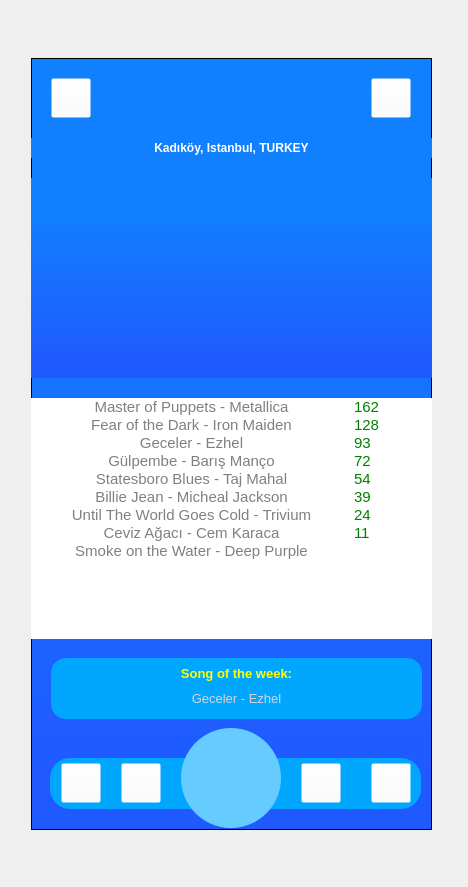
<?xml version="1.0" encoding="UTF-8"?>
<ui version="4.0">
 <class>MAIN</class>
 <widget class="QWidget" name="MAIN">
  <property name="geometry">
   <rect>
    <x>0</x>
    <y>0</y>
    <width>468</width>
    <height>887</height>
   </rect>
  </property>
  <property name="minimumSize">
   <size>
    <width>468</width>
    <height>887</height>
   </size>
  </property>
  <property name="maximumSize">
   <size>
    <width>468</width>
    <height>887</height>
   </size>
  </property>
  <property name="windowTitle">
   <string>Apollo</string>
  </property>
  <widget class="QLabel" name="label">
   <property name="geometry">
    <rect>
     <x>0</x>
     <y>0</y>
     <width>463</width>
     <height>901</height>
    </rect>
   </property>
   <property name="minimumSize">
    <size>
     <width>463</width>
     <height>901</height>
    </size>
   </property>
   <property name="maximumSize">
    <size>
     <width>463</width>
     <height>901</height>
    </size>
   </property>
   <property name="text">
    <string/>
   </property>
   <property name="pixmap">
    <pixmap>img/phone.png</pixmap>
   </property>
   <property name="scaledContents">
    <bool>true</bool>
   </property>
  </widget>
  <widget class="QFrame" name="homeFrame">
   <property name="geometry">
    <rect>
     <x>31</x>
     <y>58</y>
     <width>401</width>
     <height>772</height>
    </rect>
   </property>
   <property name="styleSheet">
    <string notr="true">background: qlineargradient(spread:pad, x1:0, y1:1, x2:0, y2:0, stop:0.0738636 #205AFF, stop:0.840909 #1180FF);</string>
   </property>
   <property name="frameShape">
    <enum>QFrame::StyledPanel</enum>
   </property>
   <property name="frameShadow">
    <enum>QFrame::Raised</enum>
   </property>
   <widget class="QPushButton" name="settingsBut">
    <property name="geometry">
     <rect>
      <x>20</x>
      <y>20</y>
      <width>40</width>
      <height>40</height>
     </rect>
    </property>
    <property name="styleSheet">
     <string notr="true">background-color: rgba(255, 255, 255, 0);</string>
    </property>
    <property name="text">
     <string/>
    </property>
    <property name="icon">
     <iconset>
      <normaloff>img/settings.png</normaloff>img/settings.png</iconset>
    </property>
    <property name="iconSize">
     <size>
      <width>30</width>
      <height>30</height>
     </size>
    </property>
   </widget>
   <widget class="QPushButton" name="profileBut">
    <property name="geometry">
     <rect>
      <x>340</x>
      <y>20</y>
      <width>40</width>
      <height>40</height>
     </rect>
    </property>
    <property name="styleSheet">
     <string notr="true">background-color: rgba(255, 255, 255, 0);</string>
    </property>
    <property name="text">
     <string/>
    </property>
    <property name="icon">
     <iconset>
      <normaloff>img/user.png</normaloff>img/user.png</iconset>
    </property>
    <property name="iconSize">
     <size>
      <width>30</width>
      <height>30</height>
     </size>
    </property>
   </widget>
   <widget class="QPushButton" name="musicBut">
    <property name="geometry">
     <rect>
      <x>150</x>
      <y>670</y>
      <width>100</width>
      <height>100</height>
     </rect>
    </property>
    <property name="styleSheet">
     <string notr="true">background-color: #66CCFF;
border:0px;
border-radius:50px;</string>
    </property>
    <property name="text">
     <string/>
    </property>
    <property name="icon">
     <iconset>
      <normaloff>img/sign.png</normaloff>img/sign.png</iconset>
    </property>
    <property name="iconSize">
     <size>
      <width>60</width>
      <height>60</height>
     </size>
    </property>
   </widget>
   <widget class="QLabel" name="botBackLabel">
    <property name="geometry">
     <rect>
      <x>19</x>
      <y>700</y>
      <width>371</width>
      <height>51</height>
     </rect>
    </property>
    <property name="styleSheet">
     <string notr="true">background-color: #01A7FF;
border:0px;
border-radius:20px;</string>
    </property>
    <property name="text">
     <string/>
    </property>
   </widget>
   <widget class="QPushButton" name="worldBut">
    <property name="geometry">
     <rect>
      <x>340</x>
      <y>705</y>
      <width>40</width>
      <height>40</height>
     </rect>
    </property>
    <property name="styleSheet">
     <string notr="true">background-color: rgba(255, 255, 255, 0);</string>
    </property>
    <property name="text">
     <string/>
    </property>
    <property name="icon">
     <iconset>
      <normaloff>img/world.png</normaloff>img/world.png</iconset>
    </property>
    <property name="iconSize">
     <size>
      <width>35</width>
      <height>35</height>
     </size>
    </property>
   </widget>
   <widget class="QPushButton" name="likeBut">
    <property name="geometry">
     <rect>
      <x>30</x>
      <y>705</y>
      <width>40</width>
      <height>40</height>
     </rect>
    </property>
    <property name="styleSheet">
     <string notr="true">background-color: rgba(255, 255, 255, 0);</string>
    </property>
    <property name="text">
     <string/>
    </property>
    <property name="icon">
     <iconset>
      <normaloff>img/liked.png</normaloff>img/liked.png</iconset>
    </property>
    <property name="iconSize">
     <size>
      <width>35</width>
      <height>35</height>
     </size>
    </property>
   </widget>
   <widget class="QLabel" name="mapLabel">
    <property name="geometry">
     <rect>
      <x>0</x>
      <y>120</y>
      <width>401</width>
      <height>200</height>
     </rect>
    </property>
    <property name="text">
     <string/>
    </property>
    <property name="pixmap">
     <pixmap>img/gps.png</pixmap>
    </property>
    <property name="scaledContents">
     <bool>true</bool>
    </property>
   </widget>
   <widget class="QPushButton" name="friendsBut">
    <property name="geometry">
     <rect>
      <x>90</x>
      <y>705</y>
      <width>40</width>
      <height>40</height>
     </rect>
    </property>
    <property name="styleSheet">
     <string notr="true">background-color: rgba(255, 255, 255, 0);</string>
    </property>
    <property name="text">
     <string/>
    </property>
    <property name="icon">
     <iconset>
      <normaloff>img/friend.png</normaloff>img/friend.png</iconset>
    </property>
    <property name="iconSize">
     <size>
      <width>35</width>
      <height>35</height>
     </size>
    </property>
   </widget>
   <widget class="QPushButton" name="routeBut">
    <property name="geometry">
     <rect>
      <x>270</x>
      <y>705</y>
      <width>40</width>
      <height>40</height>
     </rect>
    </property>
    <property name="styleSheet">
     <string notr="true">background-color: rgba(255, 255, 255, 0);</string>
    </property>
    <property name="text">
     <string/>
    </property>
    <property name="icon">
     <iconset>
      <normaloff>img/Route.png</normaloff>img/Route.png</iconset>
    </property>
    <property name="iconSize">
     <size>
      <width>35</width>
      <height>35</height>
     </size>
    </property>
   </widget>
   <widget class="QListWidget" name="songNameList">
    <property name="geometry">
     <rect>
      <x>0</x>
      <y>340</y>
      <width>321</width>
      <height>241</height>
     </rect>
    </property>
    <property name="font">
     <font>
      <family>Yu Gothic UI</family>
      <pointsize>11</pointsize>
     </font>
    </property>
    <property name="styleSheet">
     <string notr="true">background:white;
color:gray;
border:0px;</string>
    </property>
    <property name="verticalScrollBarPolicy">
     <enum>Qt::ScrollBarAlwaysOff</enum>
    </property>
    <property name="horizontalScrollBarPolicy">
     <enum>Qt::ScrollBarAlwaysOff</enum>
    </property>
    <property name="iconSize">
     <size>
      <width>15</width>
      <height>15</height>
     </size>
    </property>
    <property name="movement">
     <enum>QListView::Static</enum>
    </property>
    <property name="flow">
     <enum>QListView::TopToBottom</enum>
    </property>
    <property name="isWrapping" stdset="0">
     <bool>false</bool>
    </property>
    <property name="viewMode">
     <enum>QListView::ListMode</enum>
    </property>
    <property name="uniformItemSizes">
     <bool>false</bool>
    </property>
    <property name="wordWrap">
     <bool>false</bool>
    </property>
    <property name="selectionRectVisible">
     <bool>false</bool>
    </property>
    <property name="sortingEnabled">
     <bool>false</bool>
    </property>
    <item>
     <property name="text">
      <string>Master of Puppets - Metallica</string>
     </property>
     <property name="textAlignment">
      <set>AlignCenter</set>
     </property>
    </item>
    <item>
     <property name="text">
      <string>Fear of the Dark - Iron Maiden</string>
     </property>
     <property name="textAlignment">
      <set>AlignCenter</set>
     </property>
    </item>
    <item>
     <property name="text">
      <string>Geceler - Ezhel</string>
     </property>
     <property name="textAlignment">
      <set>AlignCenter</set>
     </property>
     <property name="background">
      <brush brushstyle="NoBrush">
       <color alpha="255">
        <red>0</red>
        <green>0</green>
        <blue>0</blue>
       </color>
      </brush>
     </property>
    </item>
    <item>
     <property name="text">
      <string>Gülpembe - Barış Manço</string>
     </property>
     <property name="textAlignment">
      <set>AlignCenter</set>
     </property>
    </item>
    <item>
     <property name="text">
      <string>Statesboro Blues - Taj Mahal</string>
     </property>
     <property name="textAlignment">
      <set>AlignCenter</set>
     </property>
    </item>
    <item>
     <property name="text">
      <string>Billie Jean - Micheal Jackson</string>
     </property>
     <property name="textAlignment">
      <set>AlignCenter</set>
     </property>
    </item>
    <item>
     <property name="text">
      <string>Until The World Goes Cold - Trivium</string>
     </property>
     <property name="textAlignment">
      <set>AlignCenter</set>
     </property>
    </item>
    <item>
     <property name="text">
      <string>Ceviz Ağacı - Cem Karaca</string>
     </property>
     <property name="textAlignment">
      <set>AlignCenter</set>
     </property>
    </item>
    <item>
     <property name="text">
      <string>Smoke on the Water - Deep Purple</string>
     </property>
     <property name="textAlignment">
      <set>AlignCenter</set>
     </property>
    </item>
   </widget>
   <widget class="QListWidget" name="songOptList">
    <property name="geometry">
     <rect>
      <x>370</x>
      <y>340</y>
      <width>31</width>
      <height>241</height>
     </rect>
    </property>
    <property name="font">
     <font>
      <family>Yu Gothic UI</family>
      <pointsize>11</pointsize>
     </font>
    </property>
    <property name="styleSheet">
     <string notr="true">background:white;
color:gray;
border:0px;</string>
    </property>
    <property name="iconSize">
     <size>
      <width>15</width>
      <height>15</height>
     </size>
    </property>
    <property name="movement">
     <enum>QListView::Static</enum>
    </property>
    <property name="flow">
     <enum>QListView::TopToBottom</enum>
    </property>
    <property name="isWrapping" stdset="0">
     <bool>false</bool>
    </property>
    <property name="viewMode">
     <enum>QListView::ListMode</enum>
    </property>
    <property name="uniformItemSizes">
     <bool>false</bool>
    </property>
    <property name="wordWrap">
     <bool>false</bool>
    </property>
    <property name="selectionRectVisible">
     <bool>false</bool>
    </property>
    <property name="sortingEnabled">
     <bool>false</bool>
    </property>
    <item>
     <property name="text">
      <string/>
     </property>
     <property name="icon">
      <iconset>
       <normaloff>img/options.png</normaloff>img/options.png</iconset>
     </property>
    </item>
    <item>
     <property name="text">
      <string/>
     </property>
     <property name="icon">
      <iconset>
       <normaloff>img/options.png</normaloff>img/options.png</iconset>
     </property>
    </item>
    <item>
     <property name="text">
      <string/>
     </property>
     <property name="icon">
      <iconset>
       <normaloff>img/options.png</normaloff>img/options.png</iconset>
     </property>
    </item>
    <item>
     <property name="text">
      <string/>
     </property>
     <property name="icon">
      <iconset>
       <normaloff>img/options.png</normaloff>img/options.png</iconset>
     </property>
    </item>
    <item>
     <property name="text">
      <string/>
     </property>
     <property name="icon">
      <iconset>
       <normaloff>img/options.png</normaloff>img/options.png</iconset>
     </property>
    </item>
    <item>
     <property name="text">
      <string/>
     </property>
     <property name="icon">
      <iconset>
       <normaloff>img/options.png</normaloff>img/options.png</iconset>
     </property>
    </item>
    <item>
     <property name="text">
      <string/>
     </property>
     <property name="icon">
      <iconset>
       <normaloff>img/options.png</normaloff>img/options.png</iconset>
     </property>
    </item>
    <item>
     <property name="text">
      <string/>
     </property>
     <property name="icon">
      <iconset>
       <normaloff>img/options.png</normaloff>img/options.png</iconset>
     </property>
    </item>
   </widget>
   <widget class="QListWidget" name="songCountList">
    <property name="geometry">
     <rect>
      <x>320</x>
      <y>340</y>
      <width>51</width>
      <height>241</height>
     </rect>
    </property>
    <property name="font">
     <font>
      <family>Yu Gothic UI</family>
      <pointsize>11</pointsize>
     </font>
    </property>
    <property name="styleSheet">
     <string notr="true">background:white;
color:green;
border:0px;</string>
    </property>
    <property name="iconSize">
     <size>
      <width>15</width>
      <height>15</height>
     </size>
    </property>
    <property name="movement">
     <enum>QListView::Static</enum>
    </property>
    <property name="flow">
     <enum>QListView::TopToBottom</enum>
    </property>
    <property name="isWrapping" stdset="0">
     <bool>false</bool>
    </property>
    <property name="viewMode">
     <enum>QListView::ListMode</enum>
    </property>
    <property name="uniformItemSizes">
     <bool>false</bool>
    </property>
    <property name="wordWrap">
     <bool>false</bool>
    </property>
    <property name="selectionRectVisible">
     <bool>false</bool>
    </property>
    <property name="sortingEnabled">
     <bool>false</bool>
    </property>
    <item>
     <property name="text">
      <string>162</string>
     </property>
    </item>
    <item>
     <property name="text">
      <string>128</string>
     </property>
    </item>
    <item>
     <property name="text">
      <string>93</string>
     </property>
    </item>
    <item>
     <property name="text">
      <string>72</string>
     </property>
    </item>
    <item>
     <property name="text">
      <string>54</string>
     </property>
    </item>
    <item>
     <property name="text">
      <string>39</string>
     </property>
    </item>
    <item>
     <property name="text">
      <string>24</string>
     </property>
    </item>
    <item>
     <property name="text">
      <string>11</string>
     </property>
    </item>
   </widget>
   <widget class="QLabel" name="locLabel">
    <property name="geometry">
     <rect>
      <x>0</x>
      <y>80</y>
      <width>401</width>
      <height>20</height>
     </rect>
    </property>
    <property name="font">
     <font>
      <family>Microsoft YaHei UI</family>
      <weight>75</weight>
      <bold>true</bold>
     </font>
    </property>
    <property name="styleSheet">
     <string notr="true">color:white;
background:#1180FF;</string>
    </property>
    <property name="text">
     <string>Kadıköy, Istanbul, TURKEY</string>
    </property>
    <property name="alignment">
     <set>Qt::AlignCenter</set>
    </property>
   </widget>
   <widget class="QLabel" name="weekBackLabel">
    <property name="geometry">
     <rect>
      <x>20</x>
      <y>600</y>
      <width>371</width>
      <height>61</height>
     </rect>
    </property>
    <property name="styleSheet">
     <string notr="true">background: #01A7FF;
border-radius:15px;</string>
    </property>
    <property name="text">
     <string/>
    </property>
   </widget>
   <widget class="QLabel" name="songWeekLabel">
    <property name="geometry">
     <rect>
      <x>20</x>
      <y>600</y>
      <width>371</width>
      <height>31</height>
     </rect>
    </property>
    <property name="font">
     <font>
      <family>Microsoft YaHei UI</family>
      <pointsize>10</pointsize>
      <weight>75</weight>
      <bold>true</bold>
     </font>
    </property>
    <property name="styleSheet">
     <string notr="true">background: rgb(0,0,0,0);
color:yellow;</string>
    </property>
    <property name="text">
     <string>Song of the week:</string>
    </property>
    <property name="alignment">
     <set>Qt::AlignCenter</set>
    </property>
   </widget>
   <widget class="QLabel" name="weekSongLabel">
    <property name="geometry">
     <rect>
      <x>20</x>
      <y>630</y>
      <width>371</width>
      <height>20</height>
     </rect>
    </property>
    <property name="font">
     <font>
      <pointsize>10</pointsize>
     </font>
    </property>
    <property name="styleSheet">
     <string notr="true">background: rgb(0,0,0,0);
color:#d3d4e0;</string>
    </property>
    <property name="text">
     <string>Geceler - Ezhel</string>
    </property>
    <property name="alignment">
     <set>Qt::AlignCenter</set>
    </property>
   </widget>
   <zorder>settingsBut</zorder>
   <zorder>profileBut</zorder>
   <zorder>botBackLabel</zorder>
   <zorder>worldBut</zorder>
   <zorder>mapLabel</zorder>
   <zorder>routeBut</zorder>
   <zorder>songNameList</zorder>
   <zorder>likeBut</zorder>
   <zorder>friendsBut</zorder>
   <zorder>songOptList</zorder>
   <zorder>songCountList</zorder>
   <zorder>locLabel</zorder>
   <zorder>weekBackLabel</zorder>
   <zorder>musicBut</zorder>
   <zorder>songWeekLabel</zorder>
   <zorder>weekSongLabel</zorder>
  </widget>
 </widget>
 <resources/>
 <connections/>
</ui>
